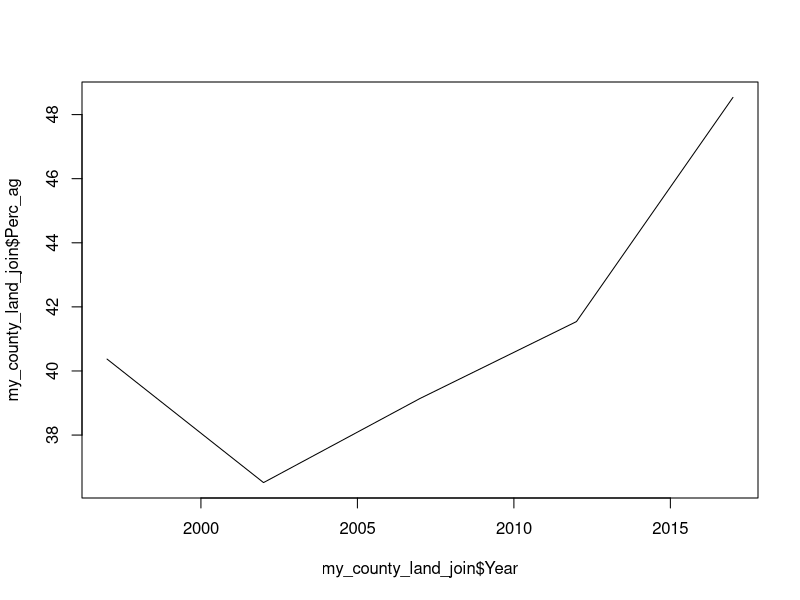

Write the R code that produced this figure.
## ---- chunk 1
#| include: false

# continuous count function for numbering in text

cont_count <- function () {
   assign("i", i+1, envir = .GlobalEnv)
  return(i)
}
i=1
## ---- chunk 2
#| include: false

sizes <- read.csv("data/num_farms_areafiltered_tenure_1997_2017_ID.csv")

my_county_size_tenure <- subset(sizes, County == "BEAR LAKE")
## ---- chunk 3
#| include: false

library(stringr)

my_county_size_tenure$Value <- as.numeric(str_remove_all(my_county_size_tenure$Value, ","))

my_county_size_tenure_2017 <- subset(my_county_size_tenure, Year == 2017)
my_county_size_tenure_1997 <- subset(my_county_size_tenure, Year == 1997)
## ---- chunk 4
#| include: false

total_farms_2017 <- subset(my_county_size_tenure_2017, Domain == 'TOTAL')$Value
total_farms_1997 <- subset(my_county_size_tenure_1997, Domain == 'TOTAL')$Value
## ---- chunk 5
total_farms_2017 - total_farms_1997
## ---- chunk 6
(total_farms_2017 - total_farms_1997) / total_farms_1997 * 100
## ---- chunk 7
#| message: false
#| warning: false

library(dplyr)
## ---- chunk 8
#| include: false

select_step <- i
## ---- chunk 9
my_county_size_tenure_2017_selected <- select(my_county_size_tenure_2017,
                                              c(Domain.Category, Value))

my_county_size_tenure_1997_selected <- select(my_county_size_tenure_1997,
                                              c(Domain.Category, Value))
## ---- chunk 10
my_county_size_tenure_joined <- full_join(my_county_size_tenure_2017_selected,
                                          my_county_size_tenure_1997_selected,
                                          by = "Domain.Category",
                                          suffix = c("_2017", "_1997"))
## ---- chunk 11
my_county_size_tenure_joined$Difference <- 
  my_county_size_tenure_joined$Value_2017 - 
  my_county_size_tenure_joined$Value_1997

head(my_county_size_tenure_joined)
## ---- chunk 12
#| include: false

my_county_sizes <- subset(my_county_size_tenure_joined, str_detect(Domain.Category, "AREA"))

my_county_sizes$label <- NA

my_county_sizes$label <- ifelse(test = 
                                  str_detect(string = my_county_sizes$Domain.Category,
                                             pattern = ",000"),
                                yes = "Large farms",
                                no = my_county_sizes$label)

my_county_sizes$label <- ifelse(test = 
                                  str_detect(string = my_county_sizes$Domain.Category,
                                             pattern = "\\."),
                                yes = "Small farms",
                                no = my_county_sizes$label)

my_county_sizes$label <- ifelse(test = is.na(my_county_sizes$label),
                                yes = "Mid-sized farms",
                                no = my_county_sizes$label)
## ---- chunk 13
my_county_sizes_agg <- summarise(my_county_sizes, # data frame to be summarised
                                 .by = label, # group to summarise by
                                 Value_1997_sum = sum(Value_1997, na.rm = TRUE),
                                 Difference_sum = sum(Difference, na.rm = TRUE))
# create new columns which equal the sum of the columns in my_county_sizes
# na.rm equal to true means NAs will be ignored
## ---- chunk 14
#| include: false

agland <- read.csv("data/cropland_pastureland_total_acres_ID_1997-2017.csv")

my_county_agland <- subset(agland, County == "BEAR LAKE")

my_county_agland$Value <- as.numeric(str_remove_all(my_county_agland$Value, ","))

my_county_land <- subset(my_county_agland, str_detect(Data.Item, "NON-AG"))
my_county_agland <- subset(my_county_agland, !str_detect(Data.Item, "NON-AG"))

my_county_agland <- aggregate(Value ~ Year, data=my_county_agland, sum)

my_county_land <- select(my_county_land, c(Year, Value))

my_county_agland <- full_join(my_county_agland,
                              my_county_land,
                              by="Year",
                              suffix = c("_ag", "_total"))

my_county_agland$Value_total[1] <- my_county_agland$Value_total[2]

my_county_agland$Perc_ag <- my_county_agland$Value_ag / my_county_agland$Value_total * 100

my_county_land_join <- my_county_agland

my_county_agland$Perc_ag_lag <- lag(my_county_agland$Perc_ag)
my_county_agland$rate <- my_county_agland$Perc_ag - my_county_agland$Perc_ag_lag

mean(my_county_agland$rate, na.rm=TRUE)
my_county_agland$Perc_ag[5] - my_county_agland$Perc_ag[1]

my_county_land_join <- my_county_agland
## ---- chunk 15
my_county_land_join <- arrange(my_county_land_join,
                               Year)
## ---- chunk 16
#| include: false

arrange_step <- i
## ---- chunk 17
plot(x = my_county_land_join$Year,
     y = my_county_land_join$Perc_ag,
     type = "l") # "l" (lowercase L) for line plot
## ---- chunk 18
my_county_land_join$Perc_lag <- lag(my_county_land_join$Perc_ag,
                                    n = 1)

head(my_county_land_join)[, c("Year", "Perc_ag", "Perc_lag")]
## ---- chunk 19
#| include: false

sales <- read.csv("data/ag_sales_ID_1997-2017.csv")
sales <- subset(sales, County == "BEAR LAKE")
expenses <- read.csv("data/ag_expenses_ID_1997-2017.csv")
expenses <- subset(expenses, County == "BEAR LAKE")

sales$Value <- as.numeric(str_remove_all(sales$Value, ","))
expenses$Value <- as.numeric(str_remove_all(expenses$Value, ","))

sales2 <- summarise(sales, .by=Year, Value = sum(Value, na.rm=TRUE))
expenses2 <- summarise(expenses, .by=Year, Value = sum(Value, na.rm=TRUE))

profits <- full_join(sales2, expenses2, by="Year", suffix=c("_sales", "_expenses"))

profits$profit <- profits$Value_sales - profits$Value_expenses

#plot(profits$Year, profits$profit, type="l")

profits <- arrange(profits, Year)

profits$lagged <- lag(profits$profit)
profits$rate <- profits$profit - profits$lagged

profits$profit[5] - profits$profit[1]
profits$profit[5] - profits$profit[4]
